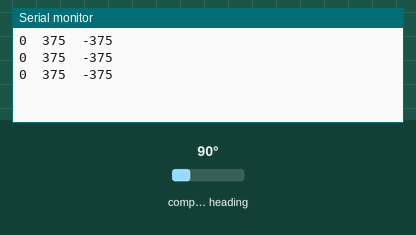
Recording of a sketch running on a simulated Arduino Uno, built with avr-gcc and run on an emulated ATmega328P. Parts: the last lines printed to the serial monitor. Wiring (inferred from the names in the program): QMC5883L compass at I2C address 0x0D. Inputs (shaded band) come from the test bench; at power-on: compass heading 90°.

Above: at 1.3 s.
1.4 s: compass heading set to 7°
At 1.9 s:
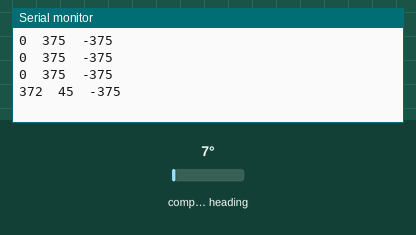
2.9 s: compass heading set to 180°
At 3.4 s:
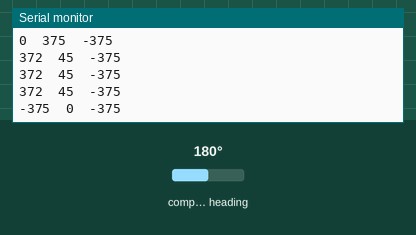
Timing chart, 0 to 5.9 s (numbered marks = the images above; inputs shaded):
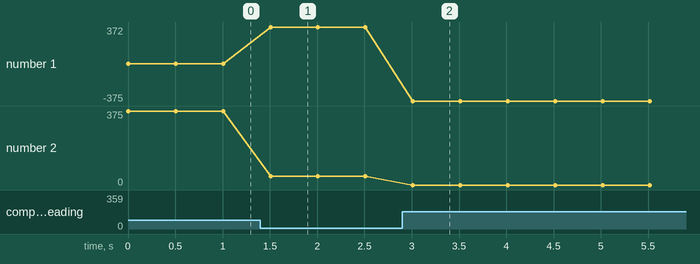

Measured:
- after the input at 1.4 s, the serial monitor: prints a new line after 0.11 s (image 1)
- after the input at 2.9 s, the serial monitor: prints a new line after 0.11 s (image 2)
- plotted number 1: 0 → 372 after the input at 1.4 s
- plotted number 2: 375 → 45 after the input at 1.4 s

The sketch:

bussola.ino
```cpp
#include <Wire.h> //Biblioteca de Comunicacao I2C
#include "MechaQMC5883.h" //Biblioteca do Sensor QMC5883 - Modulo GY-273


MechaQMC5883 bussola; //Criacao do objeto para o sensor

int x = 0, y = 0, z = 0;
int angulo = 0;

void setup()
{

  Wire.begin(); //Inicializacao da Comunicacao I2C
  Serial.begin(9600); //Inicializacao da comunicacao Serial

  bussola.init(); //Inicializando o Sensor QMC5883
}

void loop()
{
  bussola.read(&x,&y,&z); //Obter o valor dos eixos X, Y e Z do Sensor
  Serial.println(String(x/8)+"\t"+String(y/8)+"\t"+String(z/8));
//  angulo = atan2(x, y)/0.0174532925; //Calculo do angulo usando os eixos X e Y atraves da formula
//
//  //lcd.clear();
//
//  //Ajuste do angulo entre 0 e 360 graus
//  if(angulo < 0)
//  angulo+=360;
//
//  angulo = 360-angulo;
//
//  //lcd.setCursor(0,0);
//  //lcd.print("Direcao:");
//
//  //lcd.setCursor(0,1);
//
//  Serial.println(angulo); //Imprime o valor do angulo na Serial do Arduino
//
//  //Apresentando o sentido com base no angulo encontrado
//  if (angulo > 338 || angulo < 22)
//  {
//    Serial.println("Norte");
//    //lcd.print("Norte");
//  }
//  if (angulo > 22 && angulo < 68)
//  {
//    Serial.println("Nordeste");
//    //lcd.print("Nordeste");
//  }
//  if (angulo > 68 && angulo < 113)
//  {
//    Serial.println("Leste");
//    //lcd.print("Leste");
//  }
//  if (angulo > 113 && angulo < 158)
//  {
//    Serial.println("Suldeste");
//    //lcd.print("Suldeste");
//  }
//  if (angulo > 158 && angulo < 203)
//  {
//    Serial.println("Sul");
//    //lcd.print("Sul");
//  }
//  if (angulo > 203 && angulo < 248)
//  {
//    Serial.println("Suldoste");
//    //lcd.print("Suldoeste");
//  }
//  if (angulo > 248 && angulo < 293)
//  {
//    Serial.println("Oeste");
//    //lcd.print("Oeste");
//  }
//  if (angulo > 293 && angulo < 338)
//  {
//    Serial.println("Noroeste");
//    //lcd.print("Noroeste");
//  }

  delay(500); //Delay de 500 ms entre novas leituras
}
```

MechaQMC5883.cpp
```cpp
#include "MechaQMC5883.h"

#include <Wire.h>

void MechaQMC5883::setAddress(uint8_t addr){
  address = addr;
}

void MechaQMC5883::WriteReg(byte Reg,byte val){
  Wire.beginTransmission(address); //start talking
  Wire.write(Reg); // Tell the HMC5883 to Continuously Measure
  Wire.write(val); // Set the Register
  Wire.endTransmission();
}

void MechaQMC5883::init(){
  WriteReg(0x0B,0x01);
  //Define Set/Reset period
  setMode(Mode_Continuous,ODR_200Hz,RNG_8G,OSR_512);
  /*
  Define
  OSR = 512
  Full Scale Range = 8G(Gauss)
  ODR = 200HZ
  set continuous measurement mode
  */
}

void MechaQMC5883::setMode(uint16_t mode,uint16_t odr,uint16_t rng,uint16_t osr){
  WriteReg(0x09,mode|odr|rng|osr);
}


void MechaQMC5883::softReset(){
  WriteReg(0x0A,0x80);
}

/**
 * read values from device
 * @return status value:
 *  - 0:success
 *  - 1:data too long to fit in transmit buffer
 *  - 2:received NACK on transmit of address
 *  - 3:received NACK on transmit of data
 *  - 4:other error
 *  - 8:overflow (magnetic field too strong)
 */
int MechaQMC5883::read(int* x,int* y,int* z){
  Wire.beginTransmission(address);
  Wire.write(0x00);
  int err = Wire.endTransmission();
  if (err) {return err;}
  Wire.requestFrom(address, 7);
  *x = (int)(int16_t)(Wire.read() | Wire.read() << 8);
  *y = (int)(int16_t)(Wire.read() | Wire.read() << 8);
  *z = (int)(int16_t)(Wire.read() | Wire.read() << 8);
  byte overflow = Wire.read() & 0x02;
  return overflow << 2;
}

int MechaQMC5883::read(int* x,int* y,int* z,int* a){
  int err = read(x,y,z);
  *a = azimuth(y,x);
  return err;
}

int MechaQMC5883::read(int* x,int* y,int* z,float* a){
  int err = read(x,y,z);
  *a = azimuth(y,x);
  return err;
}


float MechaQMC5883::azimuth(int *a, int *b){
  float azimuth = atan2((int)*a,(int)*b) * 180.0/PI;
  return azimuth < 0?360 + azimuth:azimuth;
}
```

MechaQMC5883.h
```cpp
#ifndef Mecha_QMC5883
#define Mecha_QMC5883

#include "Arduino.h"
#include "Wire.h"

#define QMC5883_ADDR 0x0D


//REG CONTROL

//0x09

#define Mode_Standby    0b00000000
#define Mode_Continuous 0b00000001

#define ODR_10Hz        0b00000000
#define ODR_50Hz        0b00000100
#define ODR_100Hz       0b00001000
#define ODR_200Hz       0b00001100

#define RNG_2G          0b00000000
#define RNG_8G          0b00010000

#define OSR_512         0b00000000
#define OSR_256         0b01000000
#define OSR_128         0b10000000
#define OSR_64          0b11000000


class MechaQMC5883{
public:


void setAddress(uint8_t addr);

void init(); //init qmc5883

void setMode(uint16_t mode,uint16_t odr,uint16_t rng,uint16_t osr); // setting

void softReset(); //soft RESET

int read(int* x,int* y,int* z); //reading
int read(int* x,int* y,int* z,int* a);
int read(int* x,int* y,int* z,float* a);

float azimuth(int* a,int* b);

private:

void WriteReg(uint8_t Reg,uint8_t val);


uint8_t address = QMC5883_ADDR;

};


#endif
```
